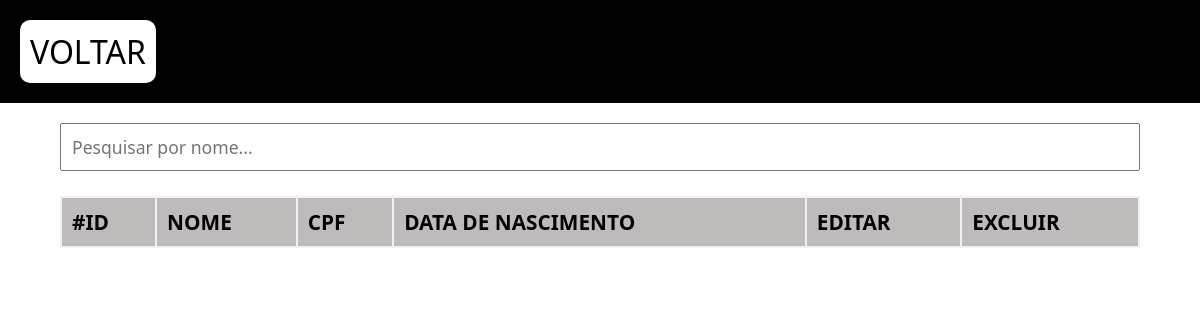
/pages/consultarAlunos.php, run on an earlier commit of the app's database.
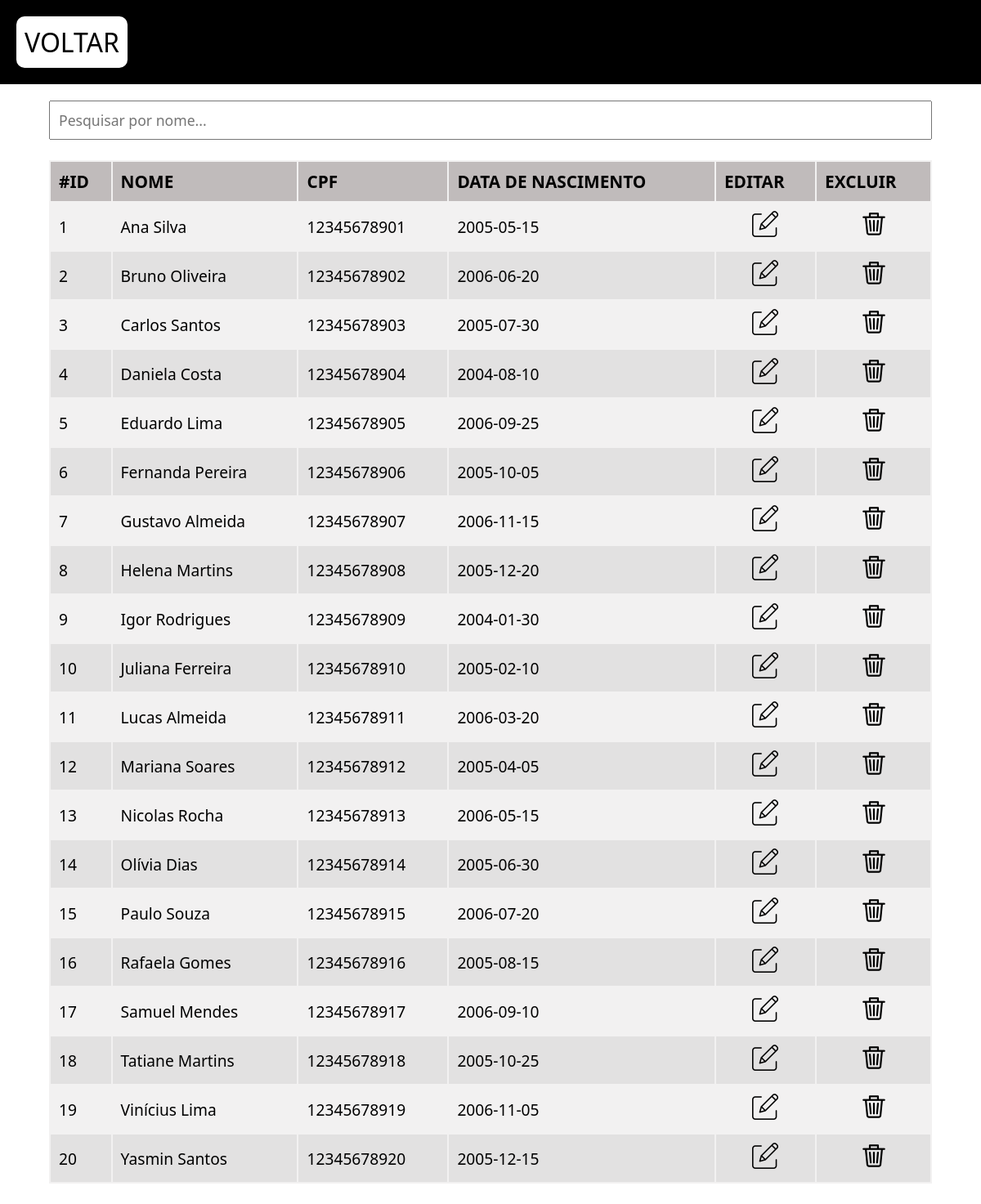
And on a later commit of the database.
### tables this page shows
CREATE TABLE alunos (
    id_aluno INT AUTO_INCREMENT PRIMARY KEY,
    nome_aluno VARCHAR(100) NOT NULL,
    cpf_aluno CHAR(11) NOT NULL,
    data_nasc DATE
);

### Controllers/AlunoTabela.php (called while the page is built, shortened)
<?php
require '../lib/conn.php';
class Aluno{
    public function listarAlunos(){
        global $conn;
        $sqlSelectAlunos = 'SELECT * FROM alunos';
        $sqlSelectAlunos = $conn->prepare($sqlSelectAlunos);
        $sqlSelectAlunos->execute();
        $resultado = $sqlSelectAlunos->fetchAll(PDO::FETCH_OBJ);
        return $resultado;
    }
}

### pages/consultarAlunos.php (the view, shortened to what this page needs)
<?php
require '../Controllers/AlunoTabela.php';
$alunos = new Aluno();
$resultado = $alunos->listarAlunos();
?>
<!DOCTYPE html>
<html lang="pt-br">
<head>
  <link rel="stylesheet" href="../assets/style/default.css">
  <link rel="stylesheet" href="../assets/style/consultas.css">
  <link rel="stylesheet" href="../assets/style/header.css">
</head>
<body>
  <header>
    <div class="voltar">
      <a href="../index.php">
        <label>VOLTAR</label>
      </a>
    </div>
  </header>
  <main>
    <input type="text" id="pesquisaInput" onkeyup="filtrarTabela()" placeholder="Pesquisar por nome...">
    <table id="tabelas_consultas">
      <thead>
        <tr>
          <td scope="col">#id</td>
          <td scope="col">Nome</td>
          <td scope="col">CPF</td>
          <td scope="col">Data de Nascimento</td>
          <td scope="col">Editar</td>
          <td scope="col">Excluir</td>
        </tr>
      </thead>
      <tbody>
        <?php foreach ($resultado as $aluno): ?>
          <tr>
            <td><?= $aluno->id_aluno; ?></td>
            <td><?= $aluno->nome_aluno; ?></td>
            <td><?= $aluno->cpf_aluno; ?></td>
            <td><?= $aluno->data_nasc; ?></td>
            <td>
              <div class="icones">
                <a href="../pages/editarAluno.php?id=<?= $aluno->id_aluno; ?>">
                  <img src="../assets/imgs/editar.png" alt="">
                </a>
              </div>
            </td>
            <td>
              <div class="icones">
                <a href="../functions/realizarExclusaoAluno.php?id=<?= $aluno->id_aluno; ?>">
                  <img src="../assets/imgs/excluir.png" alt="">
                </a>
              </div>
            </td>
          </tr>
        <?php endforeach; ?>
      </tbody>
    </table>
  </main>
</body>
</html>

What changed in the data, as far as the page shows it:
added alunos: id_aluno "1", nome_aluno "Ana Silva", cpf_aluno "12345678901", data_nasc "2005-05-15"
added alunos: id_aluno "2", nome_aluno "Bruno Oliveira", cpf_aluno "12345678902", data_nasc "2006-06-20"
added alunos: id_aluno "3", nome_aluno "Carlos Santos", cpf_aluno "12345678903", data_nasc "2005-07-30"
added alunos: id_aluno "4", nome_aluno "Daniela Costa", cpf_aluno "12345678904", data_nasc "2004-08-10"
added alunos: id_aluno "5", nome_aluno "Eduardo Lima", cpf_aluno "12345678905", data_nasc "2006-09-25"
added alunos: id_aluno "6", nome_aluno "Fernanda Pereira", cpf_aluno "12345678906", data_nasc "2005-10-05"
added alunos: id_aluno "7", nome_aluno "Gustavo Almeida", cpf_aluno "12345678907", data_nasc "2006-11-15"
added alunos: id_aluno "8", nome_aluno "Helena Martins", cpf_aluno "12345678908", data_nasc "2005-12-20"
added alunos: id_aluno "9", nome_aluno "Igor Rodrigues", cpf_aluno "12345678909", data_nasc "2004-01-30"
added alunos: id_aluno "10", nome_aluno "Juliana Ferreira", cpf_aluno "12345678910", data_nasc "2005-02-10"
added alunos: id_aluno "11", nome_aluno "Lucas Almeida", cpf_aluno "12345678911", data_nasc "2006-03-20"
added alunos: id_aluno "12", nome_aluno "Mariana Soares", cpf_aluno "12345678912", data_nasc "2005-04-05"
added alunos: id_aluno "13", nome_aluno "Nicolas Rocha", cpf_aluno "12345678913", data_nasc "2006-05-15"
added alunos: id_aluno "14", nome_aluno "Olívia Dias", cpf_aluno "12345678914", data_nasc "2005-06-30"
added alunos: id_aluno "15", nome_aluno "Paulo Souza", cpf_aluno "12345678915", data_nasc "2006-07-20"
added alunos: id_aluno "16", nome_aluno "Rafaela Gomes", cpf_aluno "12345678916", data_nasc "2005-08-15"
added alunos: id_aluno "17", nome_aluno "Samuel Mendes", cpf_aluno "12345678917", data_nasc "2006-09-10"
added alunos: id_aluno "18", nome_aluno "Tatiane Martins", cpf_aluno "12345678918", data_nasc "2005-10-25"
added alunos: id_aluno "19", nome_aluno "Vinícius Lima", cpf_aluno "12345678919", data_nasc "2006-11-05"
added alunos: id_aluno "20", nome_aluno "Yasmin Santos", cpf_aluno "12345678920", data_nasc "2005-12-15"
